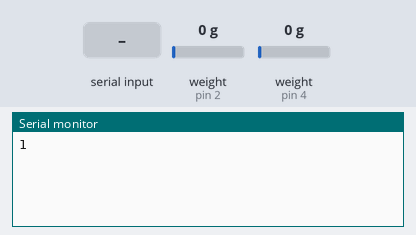
The sketch below on a simulated Arduino Uno, built with avr-gcc and run on an emulated ATmega328P. On the bench: the last lines printed to the serial monitor. The inputs (shaded band) are chosen by the test bench; at power-on: weight on the scale (sensors on pin 2, pin 4) 0 g.

Above: at 12.0 s.
12.1 s: "r" received over Serial
At 12.6 s:
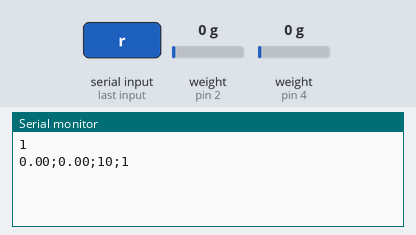
13.6 s: "s" received over Serial
At 14.4 s:
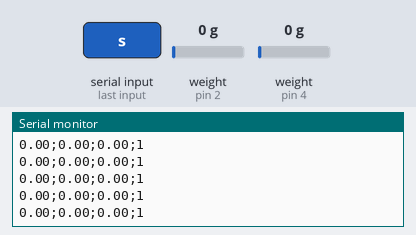
15.1 s: weight on the scale (sensor on pin 2) set to 100 g
At 15.8 s:
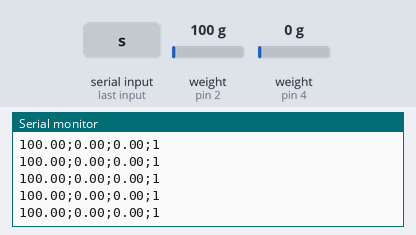
18.1 s: weight on the scale (sensor on pin 4) set to 100 g
At 19.2 s:
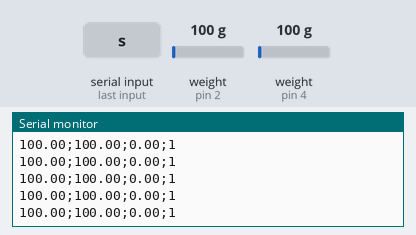
19.6 s: weight on the scale (sensor on pin 4) set to 1250 g
At 20.5 s:
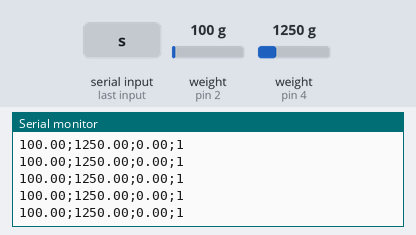
22.6 s: weight on the scale (sensor on pin 2) set to 1250 g
At 23.6 s:
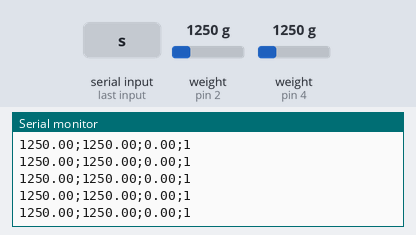
Timing chart, 0 to 25.1 s (numbered marks = the images above; inputs shaded):
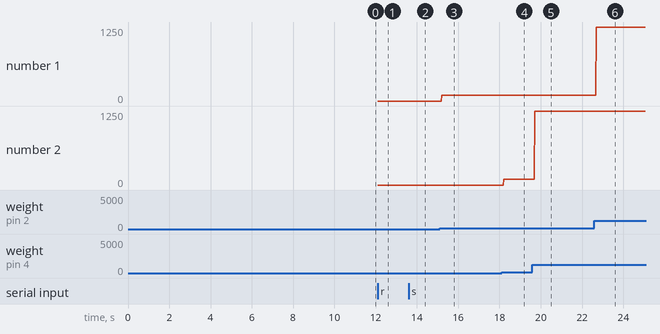

The sketch:

DAFT.ino
```cpp
//-------------------------------------------------------------------------------------
// Nathan Paes
// Ryerson Hyperloop
// DAFT Software
// 10/05/2018
//-------------------------------------------------------------------------------------

// Libraries
#include <HX711_ADC.h>

volatile float delta_t;
volatile unsigned long ContactBounceTime = 0; // Timer to avoid contact bounce in isr
double circ = 3.14 / 4;

// Define Sensors
// HX711 constructor (dout pin, sck pin)
HX711_ADC cell_1(2, 3);
HX711_ADC cell_2(4, 5);

// Global Variables
long time_counter;
float load_packet_1;
float load_packet_2;
volatile float speed_packet_1 = 0;
float interval;
int brk_flag = 1;
int digitalPin= 6;

// Setup
void setup() {
  Serial.begin(9600);
  Serial.println(1);
  pinMode(digitalPin, INPUT_PULLUP);
  attachInterrupt(6, speed_sensor, FALLING);

  // Variables
  long stabilisingtime = 5000; // tare preciscion can be improved by adding a few seconds of stabilising time
  float sample_rate = 10.000;
  interval = 1 / sample_rate;

  // Start Load Cells
  cell_1.begin();
  cell_2.begin();
  byte loadcell_1_rdy = 0;
  byte loadcell_2_rdy = 0;
  while ((loadcell_1_rdy + loadcell_2_rdy) < 2) { //run startup, stabilization and tare, both modules simultaniously
    if (!loadcell_1_rdy) loadcell_1_rdy = cell_1.startMultiple(stabilisingtime);
    if (!loadcell_2_rdy) loadcell_2_rdy = cell_2.startMultiple(stabilisingtime);
  }
  cell_1.setCalFactor(696.0); // user set calibration factor (float)
  cell_2.setCalFactor(696.0); // user set calibration factor (float)
  time_counter = millis();
}

void loop() {
  if (millis() > (time_counter + interval)) {
    cell_1.update();
    cell_2.update();
    load_packet_1 = cell_1.getData();
    load_packet_2 = cell_2.getData();
    time_counter = millis();
  }

  if (Serial.available() > 0) {
    char inByte = Serial.read();
    switch (inByte) {
      //Tare
      case 't':
        cell_1.tareNoDelay();
        cell_2.tareNoDelay();
        while ((cell_1.getTareStatus() != true) && (cell_2.getTareStatus() != true)) {
          cell_1.update();
          cell_2.update();
          load_packet_1 = cell_1.getData();
          load_packet_2 = cell_2.getData();
        }

        Serial.println(1);
        break;

      //Single Reading
      case 'r':
        Serial.print(load_packet_1);
        Serial.print(";");
        Serial.print(load_packet_2);
        Serial.print(";");
        Serial.print(10);
        Serial.print(";");
        Serial.println(1);
        break;

      // AQUISITION
      case 's':
        Serial.println(1);
        cell_1.tareNoDelay();
        cell_2.tareNoDelay();
        while ((cell_1.getTareStatus() != true) && (cell_2.getTareStatus() != true)) {
          cell_1.update();
          cell_2.update();
          load_packet_1 = cell_1.getData();
          load_packet_2 = cell_2.getData();
        }
        delay(1);
        time_counter = millis();
        while (brk_flag == 1) {
          if (millis() > (time_counter + interval)) {
            cell_1.update();
            cell_2.update();
            load_packet_1 = cell_1.getData();
            load_packet_2 = cell_2.getData();
            time_counter = millis();
            Serial.print(load_packet_1);
            Serial.print(";");
            Serial.print(load_packet_2);
            Serial.print(";");
            Serial.print(speed_packet_1);
            Serial.print(";");
            Serial.println(1);
            //speed_packet_1 = speed_packet_1 + 1;
          }
          // Stop aquisition if end command received
          if (Serial.available() > 0) {
            char inByte = Serial.read();
            if (inByte == 'e') {
              Serial.println(1);
              brk_flag = 0;
            }
          }
        }
        brk_flag = 1;

        break;
      default:
        break;
    }
  }
}

void speed_sensor() {
  if ((millis() - ContactBounceTime) > 100 ) { // debounce the switch contact.
    //Rotations++;
    delta_t = millis() - ContactBounceTime;
    ContactBounceTime = millis();
  }
  speed_packet_1 = circ / delta_t * 1000;
}
```

Measured:
- after the input at 12.1 s, the serial monitor: prints a new line at once (image 1)
- after the input at 13.6 s, the serial monitor: prints a new line at once (image 2)
- after the input at 15.1 s, the serial monitor: prints a new line after 0.10 s (image 3)
- after the input at 18.1 s, the serial monitor: prints a new line after 0.11 s (image 4)
- after the input at 19.6 s, the serial monitor: prints a new line after 0.10 s (image 5)
- after the input at 22.6 s, the serial monitor: prints a new line after 0.09 s (image 6)
- plotted number 1: 0 → 100 after the input at 15.1 s
- plotted number 2: 100 → 1250 after the input at 19.6 s
